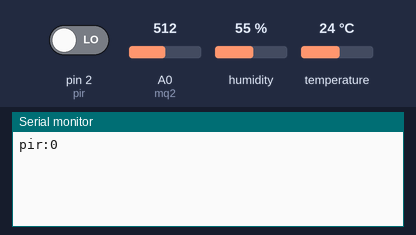
Bench run of a sketch on a simulated Arduino Uno, built with avr-gcc and run on an emulated ATmega328P. Shown: the last lines printed to the serial monitor. The inputs (shaded band) are chosen by the test bench; at power-on: humidity 55 %, A0 (mq2) = 512, temperature 24 °C, pin 2 (pir) LOW.

Above: at 1.2 s.
1.3 s: humidity set to 22 %
At 3.0 s:
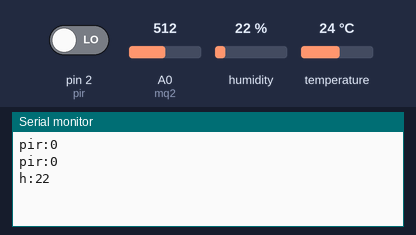
3.8 s: A0 (mq2) set to 716
At 5.4 s:
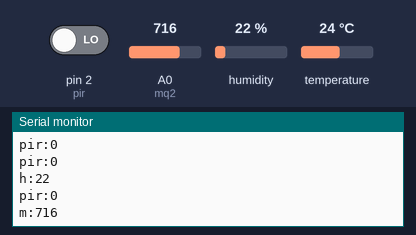
6.3 s: temperature set to 12 °C
At 9.0 s:
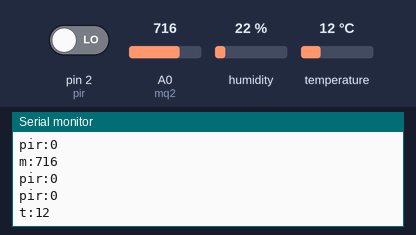
9.6 s: pin 2 (pir) driven HIGH
At 10.5 s:
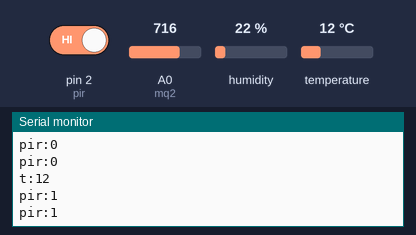
12.1 s: A0 (mq2) set to 900
At 12.6 s:
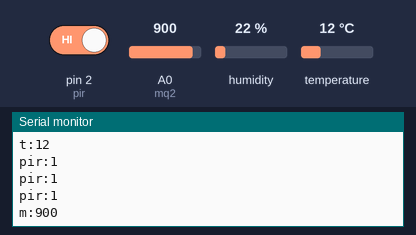
14.6 s: humidity set to 40 %
At 17.3 s:
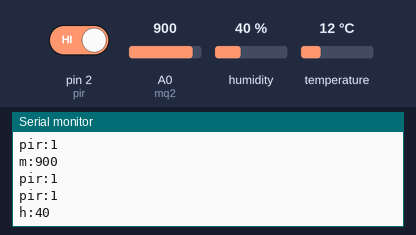

Measured:
- after the input at 1.3 s, the serial monitor: prints a new line after 0.75 s (image 1)
- after the input at 3.8 s, the serial monitor: prints a new line after 0.27 s (image 2)
- after the input at 6.3 s, the serial monitor: prints a new line after 1.8 s (image 3)
- after the input at 9.6 s, the serial monitor: prints a new line at once (image 4)
- after the input at 12.1 s, the serial monitor: prints a new line after 0.07 s (image 5)
- after the input at 14.6 s, the serial monitor: prints a new line after 1.6 s (image 6)

The sketch:

emisor.ino
```cpp
#include <DHT.h>
#define DHTPIN 4
#define DHTTYPE DHT11
DHT dht(DHTPIN, DHTTYPE);

int mq2 = A0;
int pir = 2;
int h =0, t=0, gas=0;

void setup() {
  Serial.begin(9600);
  dht.begin();
  pinMode(mq2,INPUT);
  attachInterrupt(0, manejoPir, RISING);
  sensarMQ2();
  sensarDTH();
  /*Serial.print("m:");
  Serial.println(mq2);
  Serial.print("h:");
  Serial.println(h);
  Serial.print("t:");
  Serial.println(t);*/
}
void loop(){
  Serial.print("pir:");
  Serial.println(digitalRead(pir));
  int temporalM = gas;
  int temporalH = h;
  int temporalT = t;
  /*if(digitalRead(pir==LOW)){
    Serial.println("npir");
  }*/
  sensarMQ2();
  sensarDTH();
  if(temporalM != gas){
    Serial.print("m:");
    Serial.println(gas);
  }
  if(temporalH != h){
    Serial.print("h:");
    Serial.println(h);
  }
  if(temporalT != t){
    Serial.print("t:");
    Serial.println(t);
  }
  delay(2000);
 }

void sensarMQ2(){
  gas  = analogRead(mq2);
}

void sensarDTH() {
  h = dht.readHumidity();
  t = dht.readTemperature();
  if (isnan(h) || isnan(t)) {
    Serial.println("DTH11 no detectado");
  }
}

void manejoPir(){
  Serial.print("pir:");
  Serial.println(digitalRead(pir));
}
```
